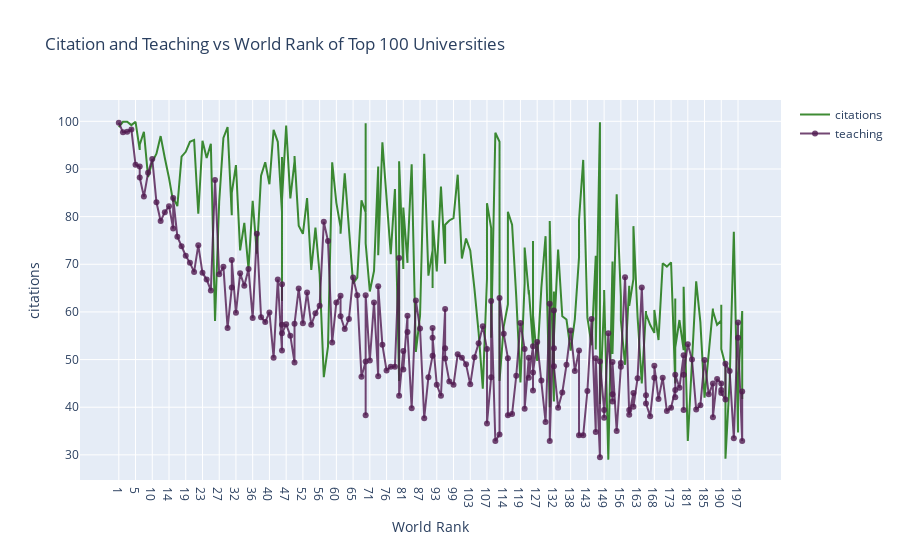

Source (notebook cell):
### Markdown cell above
<div style="color:#008080;
           display:fill;
           border-radius:5px;
           background-color:#ffe4e1;
           font-size:100%;
           font-family:Verdana;
           letter-spacing:0.5px">
        <p style="padding:20px;text-align:center;
              color:#4b0082">
Prepare Data Frame<a id = "2"></a><br>
        </p>
    </div>
    </p>
</div>

### Code cell
# loc ve iloc komutu
#loc komutu ile etiket kullananarak verimize ulaşırken, iloc komutunda satır ve sütün index numarası ile verilerimize ulaşmaktayız,
#Yani loc komutunu kullanırken satır yada kolon ismi belirtirken, iloc komutunda satır yada sütünün index numarasını belirtiyoruz.
df = timesData.iloc[:200,:]

#import graph objects as "go"
import plotly.graph_objs as go

#trace oluşturmak çizgi grafiğinde çıkan verileri daha anlamlı okuamızı sağlar
#x,y,mode,name,marker,test
#x ekseni dünya sıralaması
#y ekseni atıf sıralaması
# Creating trace1
trace1 = go.Scatter(
                    x = df.world_rank,
                    y = df.citations,
                    mode = "lines",
                    name = "citations",
                    marker = dict(color = 'rgba(16, 112, 2, 0.8)'),
                    text= df.university_name)
# Creating trace2
trace2 = go.Scatter(
                    x = df.world_rank,
                    y = df.teaching,
                    mode = "lines+markers",
                    name = "teaching",
                    marker = dict(color = 'rgba(80, 26, 80, 0.8)'),
                    text= df.university_name)
data = [trace1, trace2]
layout = dict(title = 'Citation and Teaching vs World Rank of Top 100 Universities',
              xaxis= dict(title= 'World Rank',ticklen= 5,zeroline= False),
              yaxis= dict(title= 'citations',ticklen= 5,zeroline= False)
             )
fig = dict(data = data, layout = layout)
iplot(fig)

### Figure 1 — Plotly figure (JSON) as saved in the notebook; plotly's stock layout.template omitted (floating-point values rounded to 4 significant figures; data arrays with more than 128 entries replaced by an {"elided": "..."} marker saying what was removed)
{"data": [{"marker": {"color": "rgba(16, 112, 2, 0.8)"}, "mode": "lines", "name": "citations", "text": {"elided": "200 str values"}, "type": "scatter", "x": {"elided": "200 str values"}, "y": {"elided": "200 float values"}}, {"marker": {"color": "rgba(80, 26, 80, 0.8)"}, "mode": "lines+markers", "name": "teaching", "text": {"elided": "200 str values"}, "type": "scatter", "x": {"elided": "200 str values"}, "y": {"elided": "200 float values"}}], "layout": {"title": {"text": "Citation and Teaching vs World Rank of Top 100 Universities"}, "xaxis": {"ticklen": 5, "title": {"text": "World Rank"}, "zeroline": false}, "yaxis": {"ticklen": 5, "title": {"text": "citations"}, "zeroline": false}}}
